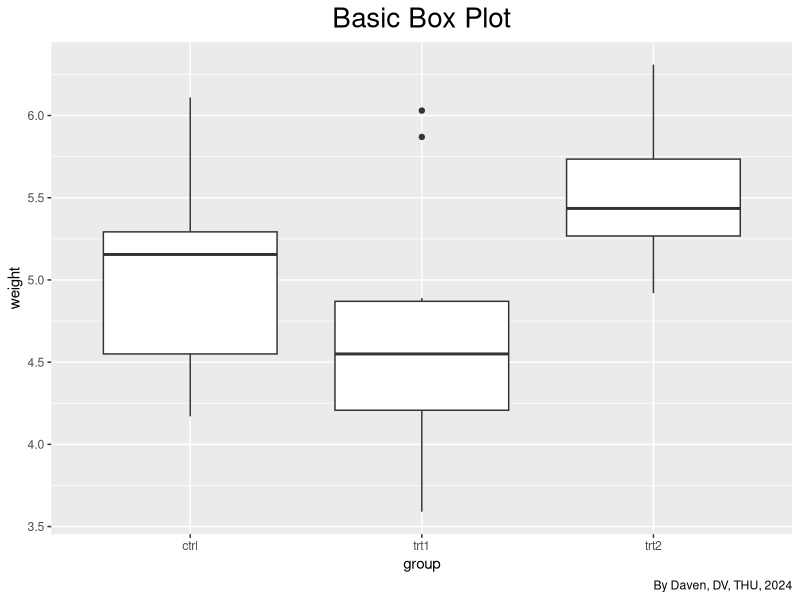
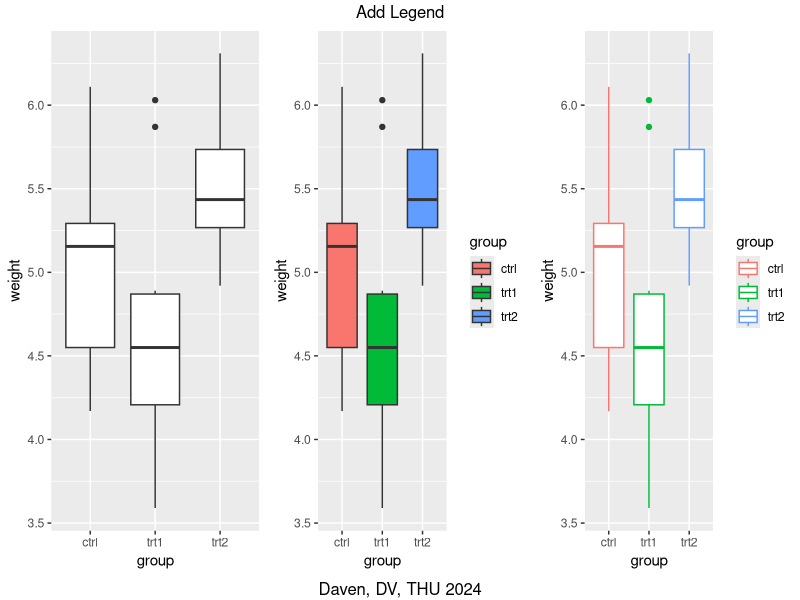
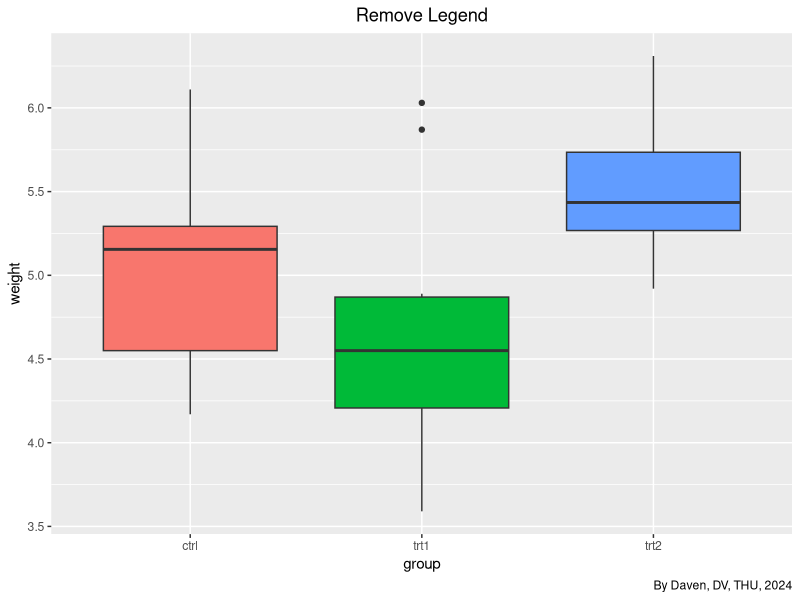
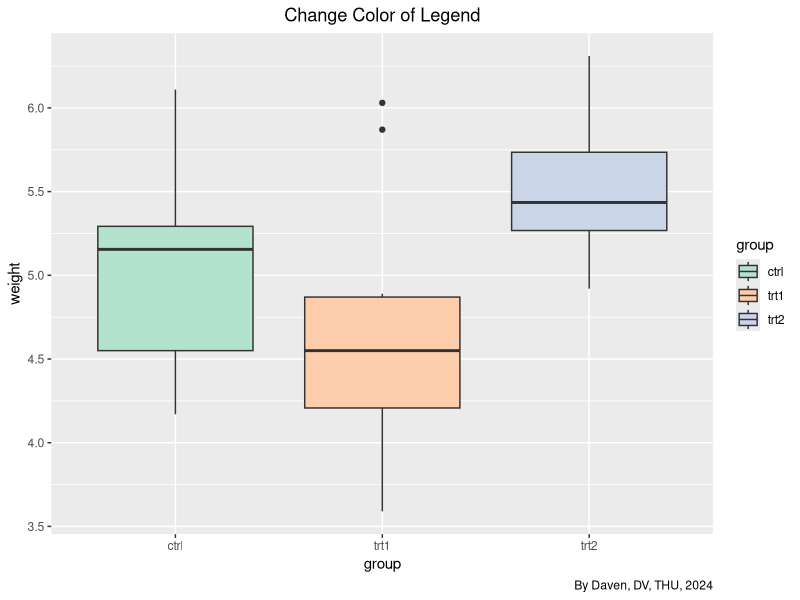
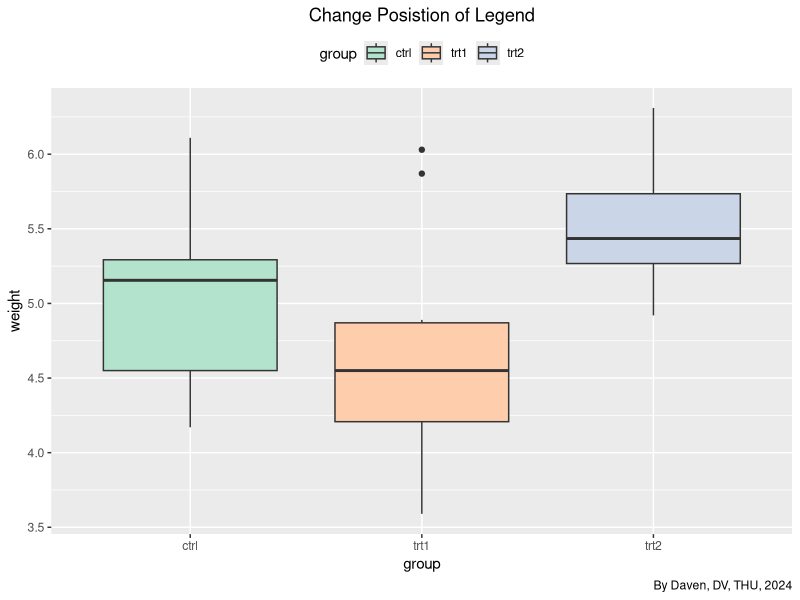
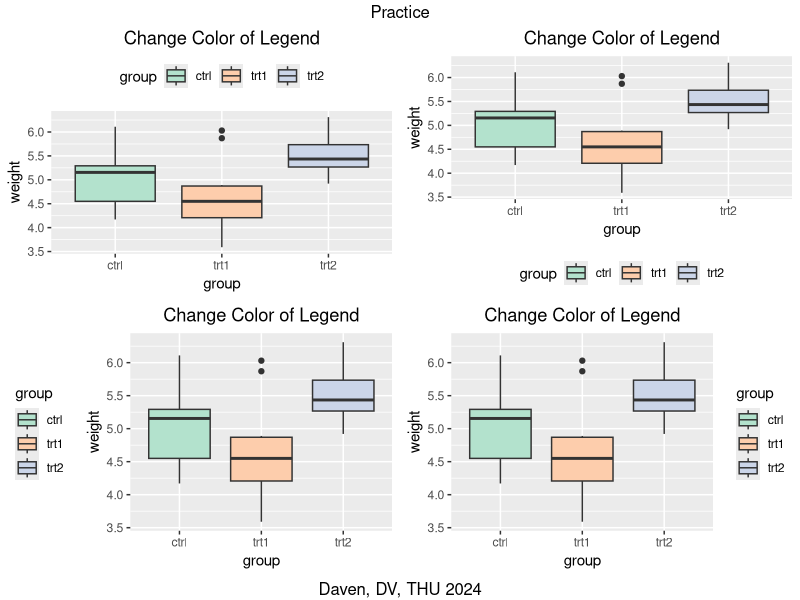
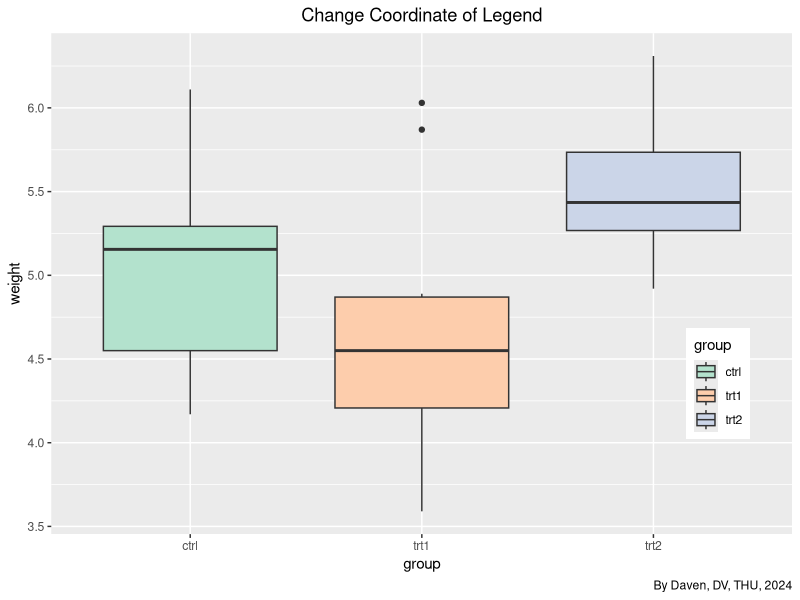
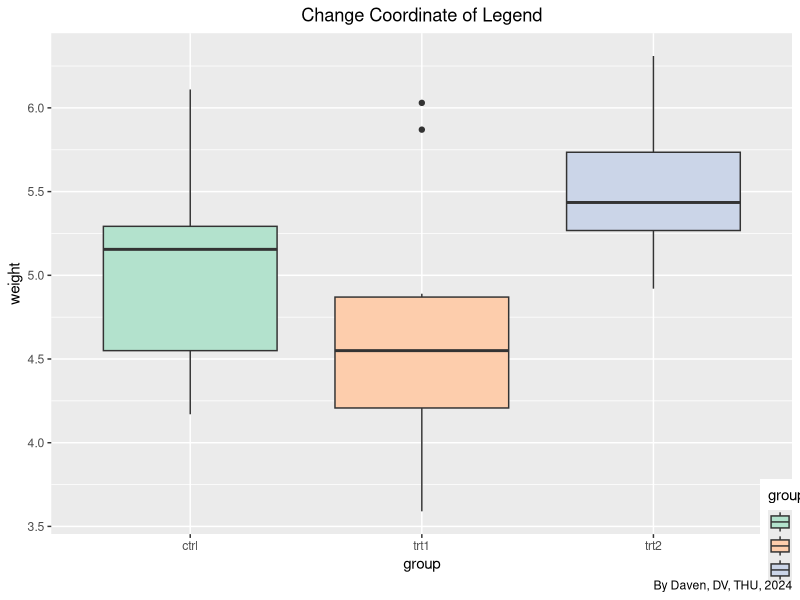

These charts were generated, in order, by the following R code:
## ---- chunk 1
library(ggplot2)

ggplot(PlantGrowth, aes (x = group, y = weight)) +
  geom_boxplot() +
  labs(title = 'Basic Box Plot',
       caption = 'By Daven, DV, THU, 2024') +
  theme(plot.title = element_text(hjust = 0.5, size = 20))
## ---- chunk 2
#| warning: false
library(ggplot2)
library(gridExtra)

p1 <- ggplot(PlantGrowth, aes(x = group, y = weight)) + 
  geom_boxplot()

p2 <- ggplot(PlantGrowth, aes(x = group, y = weight, fill = group)) + 
  geom_boxplot()

p3 <- ggplot(PlantGrowth, aes(x = group, y = weight, color = group)) + 
  geom_boxplot()

grid.arrange(p1, p2, p3, ncol = 3, top = 'Add Legend', 
             bottom = 'Daven, DV, THU 2024')
## ---- chunk 3
#| warning: false
ggplot(PlantGrowth, aes(x = group, y = weight, fill = group)) + 
  geom_boxplot() +
  guides(fill = FALSE) +
  labs(title = 'Remove Legend',
       caption = 'By Daven, DV, THU, 2024') +
  theme(plot.title = element_text(hjust=0.5))
## ---- chunk 4
ggplot(PlantGrowth, aes(x = group, y = weight, fill = group)) +
  geom_boxplot() +
  scale_fill_brewer(palette = "Pastel2") +
  labs(title = 'Change Color of Legend',
       caption = 'By Daven, DV, THU, 2024') +
  theme(plot.title = element_text(hjust=0.5))
## ---- chunk 5
ggplot(PlantGrowth, aes(x = group, y = weight, fill = group)) +
  geom_boxplot() +
  scale_fill_brewer(palette = "Pastel2") +
  labs(title = 'Change Posistion of Legend',
       caption = 'By Daven, DV, THU, 2024') +
  theme(plot.title = element_text(hjust=0.5),
        legend.position = 'top')
## ---- chunk 6
p1 <- ggplot(PlantGrowth, aes(x = group, y = weight, fill = group)) +
  geom_boxplot() +
  scale_fill_brewer(palette = "Pastel2") +
  ggtitle('Change Color of Legend') +
  theme(plot.title = element_text(hjust = 0.5),
        legend.position = 'top')
p2 <- p1 + theme(legend.position = 'bottom')
p3 <- p1 + theme(legend.position = 'left')
p4 <- p1 + theme(legend.position = 'right')

grid.arrange(p1, p2, p3, p4, ncol=2,
             top = 'Practice',
             bottom = 'Daven, DV, THU 2024')
## ---- chunk 7
#| warning: false
ggplot(PlantGrowth, aes(x = group, y = weight, fill = group)) +
  geom_boxplot() +
  scale_fill_brewer(palette = "Pastel2") +
  labs(title = 'Change Coordinate of Legend',
       caption = 'By Daven, DV, THU, 2024') +
  theme(plot.title = element_text(hjust = 0.5),
        legend.position = c(.9, .3))
## ---- chunk 8
ggplot(PlantGrowth, aes(x = group, y = weight, fill = group)) +
  geom_boxplot() +
  scale_fill_brewer(palette = "Pastel2") +
  labs(title = 'Change Coordinate of Legend',
       caption = 'By Daven, DV, THU, 2024') +
  theme(plot.title = element_text(hjust = 0.5),
        legend.position = c(1, 0))
## ---- chunk 9
ggplot(PlantGrowth, aes(x = group, y = weight, fill = group)) +
  geom_boxplot() +
  scale_fill_brewer(palette = "Pastel2") +
  labs(title = 'Change Coordinate of Legend',
       caption = 'By Daven, DV, THU, 2024') +
  theme(plot.title = element_text(hjust = 0.5),
        legend.position = c(1, 0),
        legend.justification = c(1, 0))
## ---- chunk 10

ggplot(PlantGrowth, aes(x = group, y = weight, fill = group)) +
  geom_boxplot() +
  scale_fill_brewer(palette = "Pastel2") +
  labs(title = 'Change Border of Legend',
       caption = 'By Daven, DV, THU, 2024') +
  theme(plot.title = element_text(hjust = 0.5),
        legend.position = c(0.85, 0.2),
        legend.background = element_rect(fill = 'white',
                                         color = 'black'))
## ---- chunk 11
ggplot(PlantGrowth, aes(x = group, y = weight, fill = group)) +
  geom_boxplot() +
  scale_fill_brewer(palette = "Pastel2") +
  labs(title = 'Change Background of Legend',
       caption = 'By Daven, DV, THU, 2024') +
  theme(plot.title = element_text(hjust = 0.5),
        legend.position = c(0.85, 0.2),
        legend.background = element_blank(),
        legend.key = element_blank())
## ---- chunk 12
#| warning: false
p1 <- ggplot(PlantGrowth, aes(x = group, y = weight, fill = group)) +
  geom_boxplot() +
  scale_fill_brewer(palette = "Pastel2") +
  labs(title = 'Change Order of Items in Legend',
       caption = 'By Daven, DV, THU, 2024') +
  theme(plot.title = element_text(hjust = 0.5))

p2 <- p1 + scale_fill_discrete(limits = c('trt1', 'trt2', 'crtl'))

grid.arrange(p1, p2, ncol = 2)
## ---- chunk 13
p1 <- ggplot(PlantGrowth, aes(x = group, y = weight, fill = group)) +
  geom_boxplot() +
  scale_fill_brewer(palette = "Pastel2") +
  labs(title = 'Reverse Order of Items in Legend',
       caption = 'By Daven, DV, THU, 2024') +
  theme(plot.title = element_text(hjust = 0.5))

p2 <- p1 + guides(fill = guide_legend(reverse = TRUE))

grid.arrange(p1, p2, ncol = 2)
## ---- chunk 14
p1 <- ggplot(PlantGrowth, aes(x = group, y = weight, fill = group)) +
  geom_boxplot() +
  scale_fill_brewer(palette = "Pastel2") +
  labs(title = 'Change Legend Title',
       caption = 'By Daven, DV, THU, 2024') +
  theme(plot.title = element_text(hjust = 0.5))
 
p2 <- p1 + labs(fill = 'Condition')

grid.arrange(p1, p2, ncol = 2)
